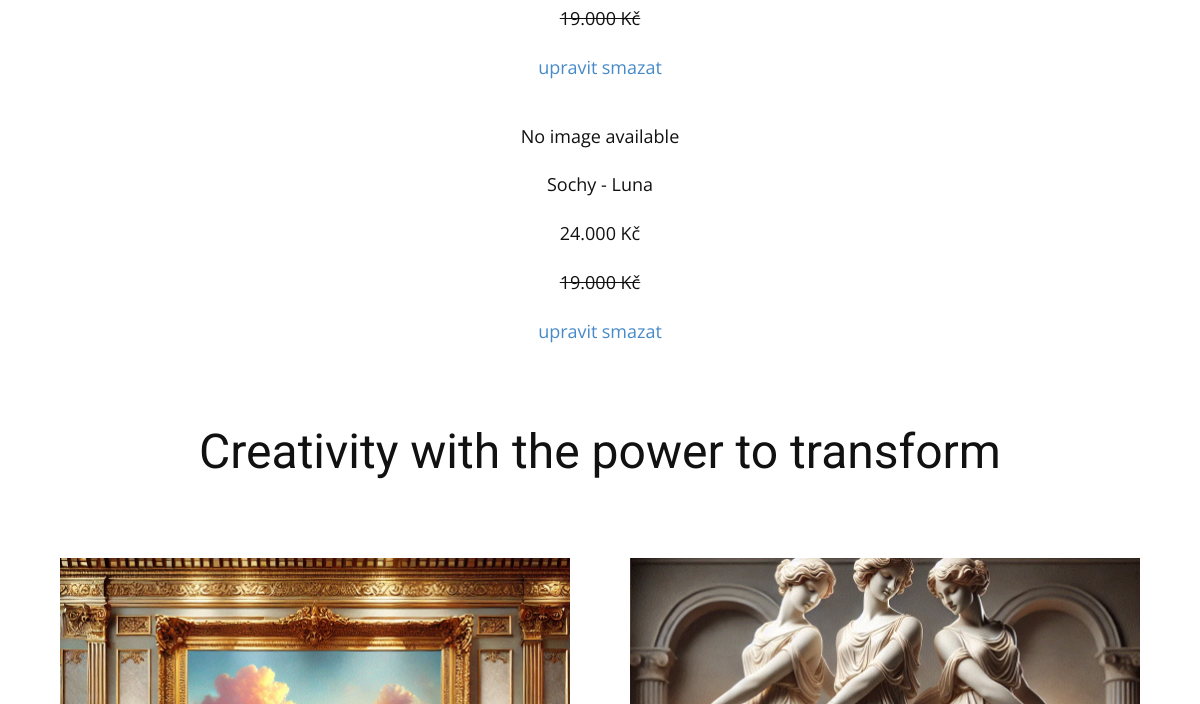
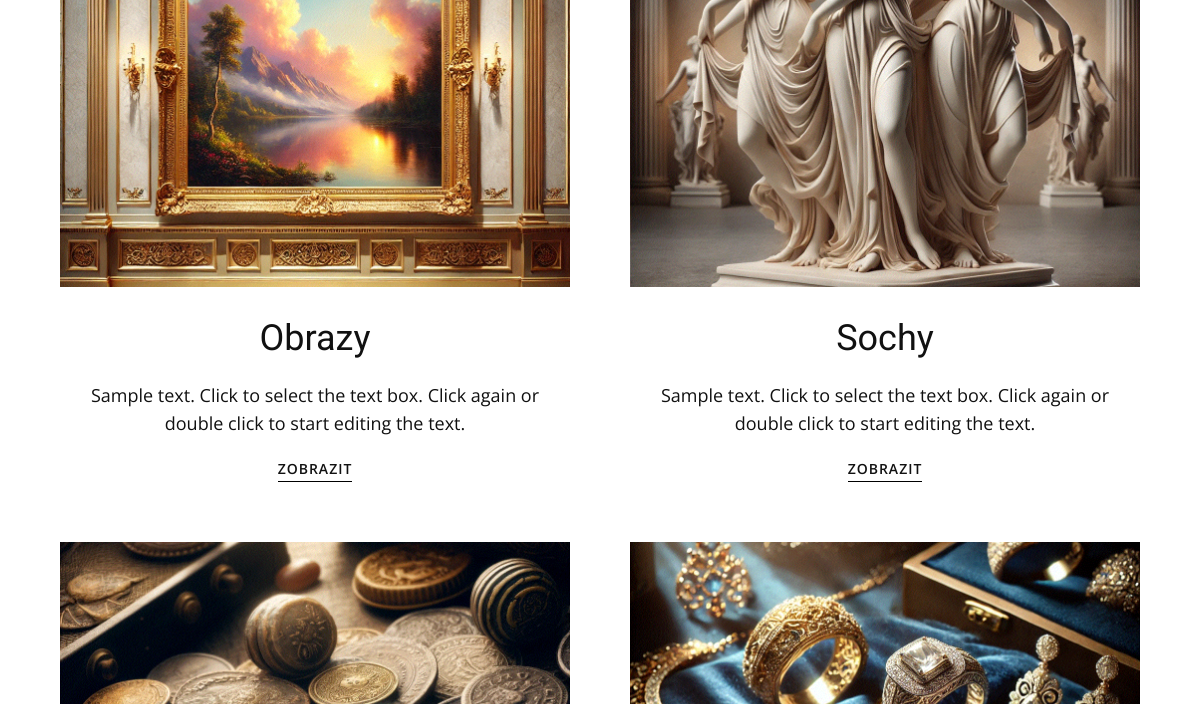
/advertisement/ (middle part), run on an earlier commit of the app's database (2 pictures, top to bottom).
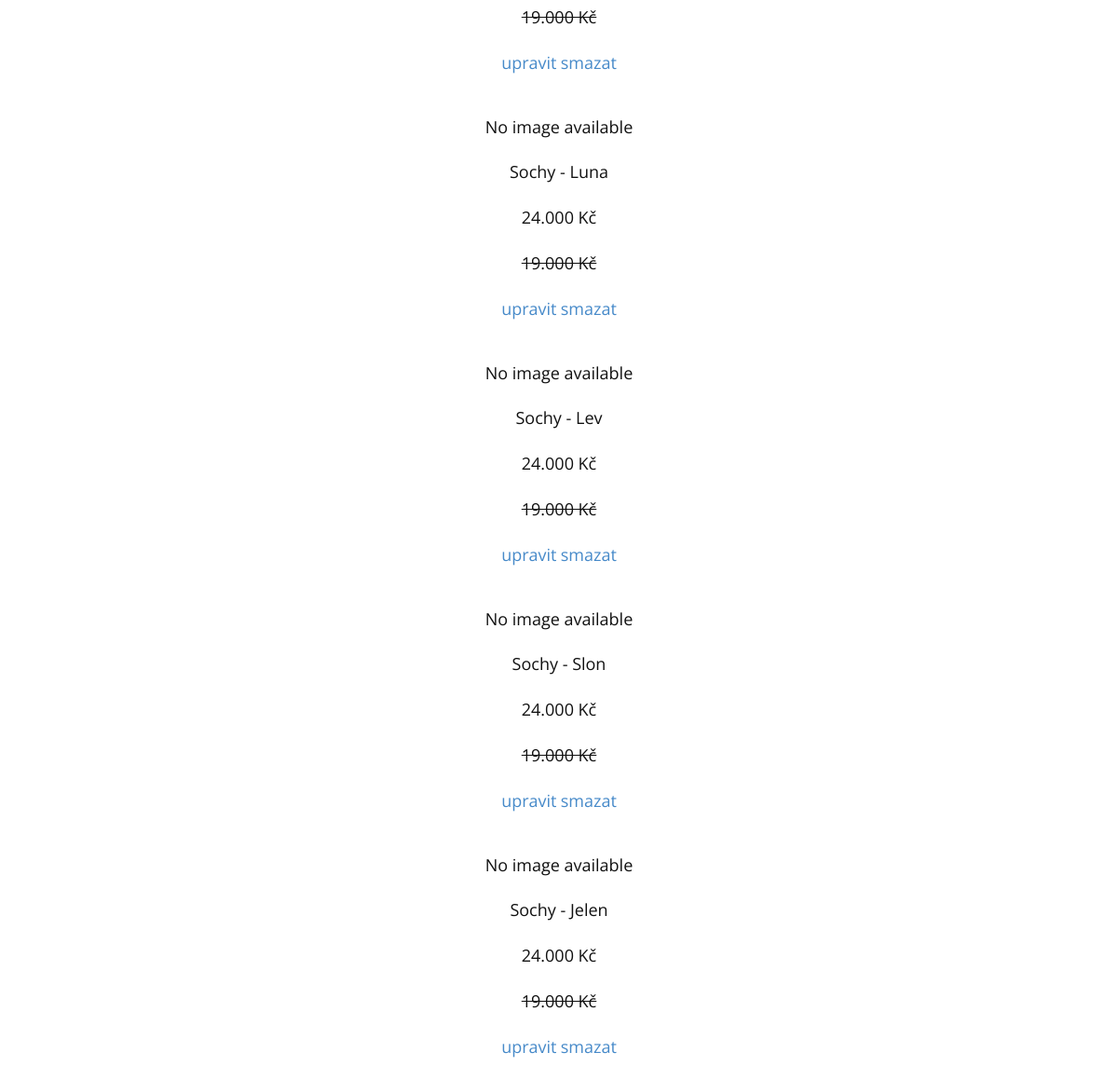
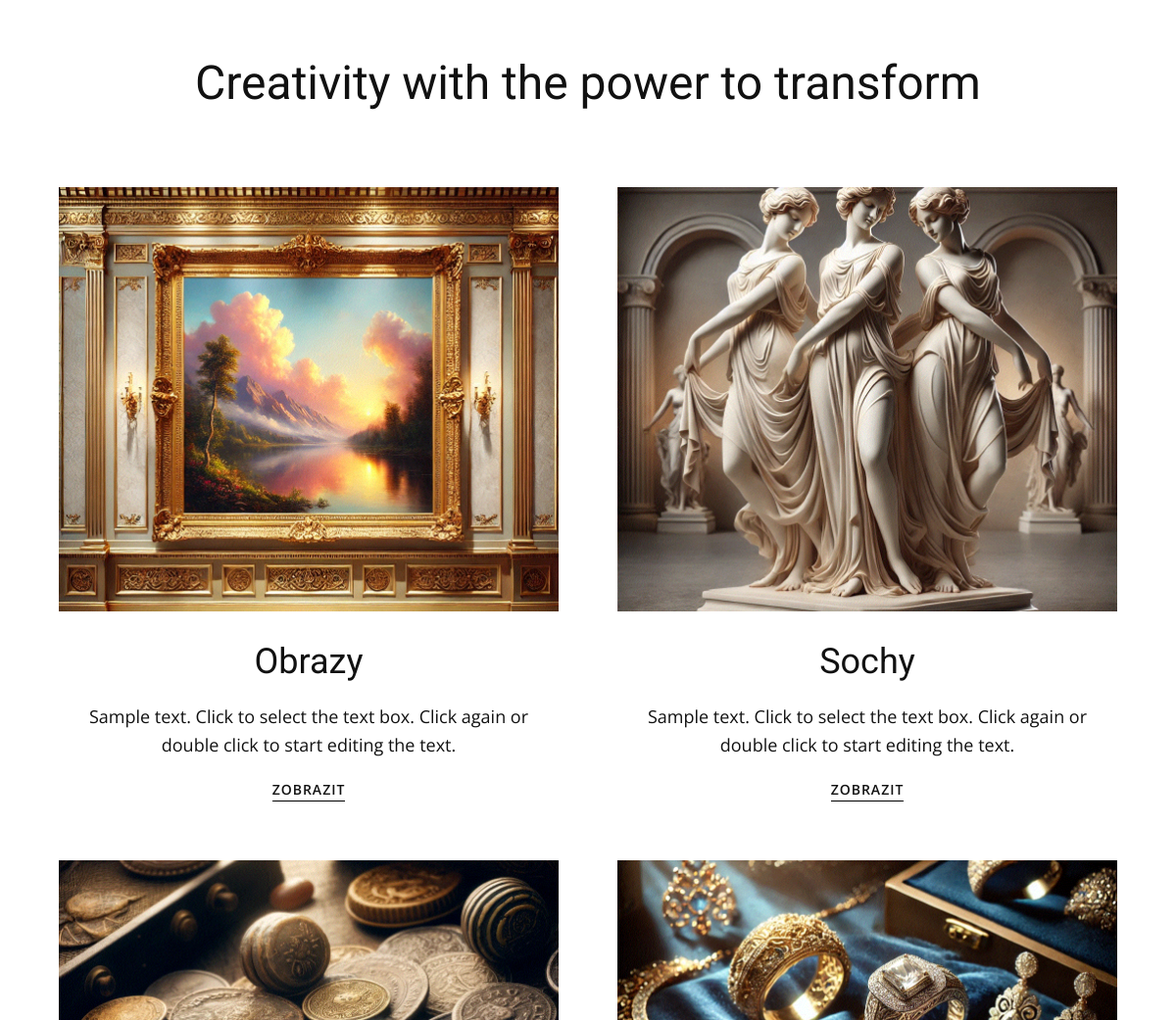
And on a later commit of the database (2 pictures, top to bottom).
### viewer/models.py (models this page shows, shortened)
class Advertisement(Model):
    name = CharField(max_length=128)
    user = ForeignKey(User, on_delete=models.DO_NOTHING)
    category = ForeignKey(Category, on_delete=models.DO_NOTHING)
    description = TextField()

class Category(Model):
    name = CharField(max_length=128)
    def __str__(self):
        return f"{self.name}"

### viewer/views.py (the view)
# urls.py: path('advertisement/', AdvertisementView.as_view(), name='advertisement'),
class AdvertisementView(TemplateView):
    template_name = 'advertisement.html'
    extra_context = {'advertisements': Advertisement.objects.all()}

### viewer/templates/advertisement.html (shortened to what this page needs)
{% extends 'base.html' %}
{% load static %}
{% block content %}
{% for advertisement in advertisements %}
    <div class="u-align-center u-container-style u-list-item u-repeater-item u-shape-rectangle u-video-cover u-white">
        <div class="u-container-layout u-similar-container u-container-layout-2">
            {% if advertisement.photo %}
                <img class="u-expanded-width u-image u-image-default u-image-2" alt="" data-image-width="2000" data-image-height="1330" src="{{ advertisement.photo.url }}" style="max-width: 500px; height: auto; display: block; margin: 0 auto;">
            {% else %}
                <p>No image available</p>
            {% endif %}
            <p class="u-align-center u-text u-text-5">{{ advertisement.category }} - {{ advertisement.name }}<br></p>
            <p class="u-align-center u-text u-text-6">24.000 Kč</p>
            <p class="u-align-center u-text u-text-7"><del>19.000 Kč</del></p>
                <a href="{% url 'advertisement_update' advertisement.pk %}">upravit</a>
        <a href="{% url 'advertisement_delete' advertisement.pk %}">smazat</a>
        </div>
    </div>
{% endfor %}
{% endblock %}

What changed in the data, as far as the page shows it:
added Advertisement: shows "No image available", category "Sochy", name "Lev"
added Advertisement: shows "No image available", category "Sochy", name "Slon"
added Advertisement: shows "No image available", category "Sochy", name "Jelen"
